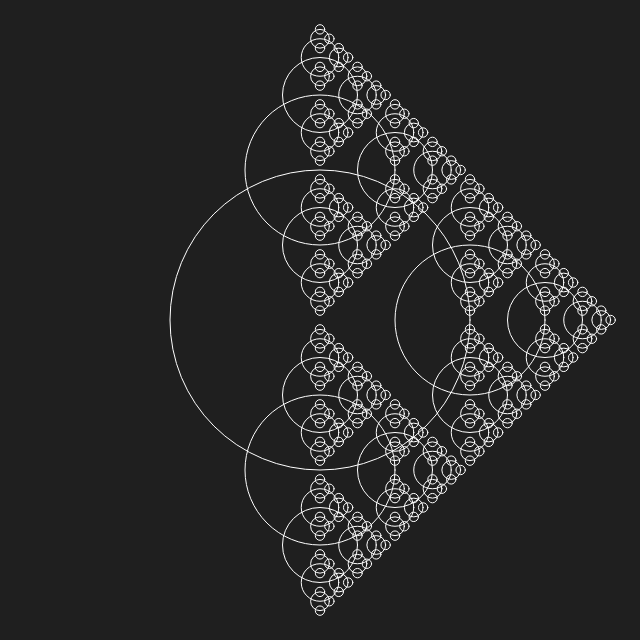
Frame 1 (no input)
Frame 2 (the mouse pressed at the canvas centre, redrawn once): identical to frame 1, image omitted

The p5.js sketch that drew this single still picture (run headless with seeded random() and noise() and a simulated clock; the mouse was pressed at the canvas centre and the sketch redrawn once):

// p5.js sketch
// ── sketch.js
var xoff;

function setup() {
  createCanvas(640, 640);
  xoff = 0;
}

function draw() {
  background(31);
  stroke(255);
  noFill();

  // ellipse(width/2, height/2, 300, 300);
  drawCircle(width/2, height/2, 300);
  noLoop();
}

function drawCircle(x, y, d) {
  xoff += 0.0
  ellipse(x, y, d, d);
  if (d > 14) {
    // drawCircle(x+noise(xoff)*d/2, y, d/2);
    // drawCircle(x-noise(xoff)*d/2, y, d/2);
    drawCircle(x+d/2, y, d/2);
    drawCircle(x, y+d/2, d/2);
    drawCircle(x, y-d/2, d/2);
  }
}
